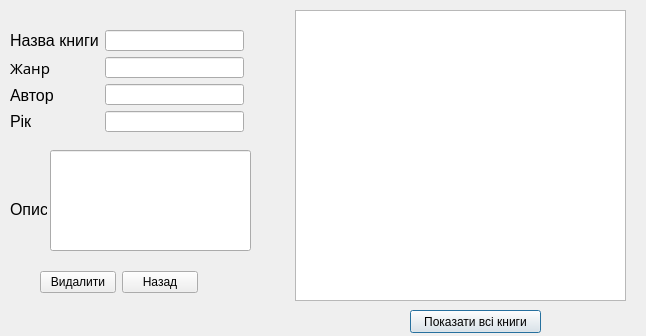
<?xml version="1.0" encoding="UTF-8"?>
<ui version="4.0">
 <class>Deletebook</class>
 <widget class="QDialog" name="Deletebook">
  <property name="geometry">
   <rect>
    <x>0</x>
    <y>0</y>
    <width>646</width>
    <height>336</height>
   </rect>
  </property>
  <property name="windowTitle">
   <string>Dialog</string>
  </property>
  <widget class="QTableView" name="tableView">
   <property name="geometry">
    <rect>
     <x>295</x>
     <y>10</y>
     <width>331</width>
     <height>291</height>
    </rect>
   </property>
  </widget>
  <widget class="QLabel" name="label_5">
   <property name="geometry">
    <rect>
     <x>10</x>
     <y>200</y>
     <width>37</width>
     <height>19</height>
    </rect>
   </property>
   <property name="font">
    <font>
     <pointsize>12</pointsize>
    </font>
   </property>
   <property name="text">
    <string>Опис</string>
   </property>
  </widget>
  <widget class="QLineEdit" name="lineEdit_5">
   <property name="geometry">
    <rect>
     <x>50</x>
     <y>150</y>
     <width>201</width>
     <height>101</height>
    </rect>
   </property>
  </widget>
  <widget class="QPushButton" name="pushButton_2">
   <property name="geometry">
    <rect>
     <x>410</x>
     <y>310</y>
     <width>131</width>
     <height>23</height>
    </rect>
   </property>
   <property name="text">
    <string>Показати всі книги</string>
   </property>
  </widget>
  <widget class="QWidget" name="">
   <property name="geometry">
    <rect>
     <x>10</x>
     <y>30</y>
     <width>234</width>
     <height>102</height>
    </rect>
   </property>
   <layout class="QHBoxLayout" name="horizontalLayout">
    <item>
     <layout class="QVBoxLayout" name="verticalLayout">
      <item>
       <widget class="QLabel" name="label_2">
        <property name="font">
         <font>
          <pointsize>12</pointsize>
         </font>
        </property>
        <property name="text">
         <string>Назва книги</string>
        </property>
       </widget>
      </item>
      <item>
       <widget class="QLabel" name="label">
        <property name="font">
         <font>
          <family>Rod</family>
          <pointsize>11</pointsize>
         </font>
        </property>
        <property name="text">
         <string>Жанр</string>
        </property>
       </widget>
      </item>
      <item>
       <widget class="QLabel" name="label_3">
        <property name="font">
         <font>
          <pointsize>12</pointsize>
         </font>
        </property>
        <property name="text">
         <string>Автор</string>
        </property>
       </widget>
      </item>
      <item>
       <widget class="QLabel" name="label_4">
        <property name="font">
         <font>
          <pointsize>12</pointsize>
         </font>
        </property>
        <property name="text">
         <string>Рік</string>
        </property>
       </widget>
      </item>
     </layout>
    </item>
    <item>
     <layout class="QVBoxLayout" name="verticalLayout_2">
      <item>
       <widget class="QLineEdit" name="lineEdit_4"/>
      </item>
      <item>
       <widget class="QLineEdit" name="lineEdit_2"/>
      </item>
      <item>
       <widget class="QLineEdit" name="lineEdit"/>
      </item>
      <item>
       <widget class="QLineEdit" name="lineEdit_3"/>
      </item>
     </layout>
    </item>
   </layout>
  </widget>
  <widget class="QWidget" name="">
   <property name="geometry">
    <rect>
     <x>40</x>
     <y>270</y>
     <width>158</width>
     <height>25</height>
    </rect>
   </property>
   <layout class="QHBoxLayout" name="horizontalLayout_2">
    <item>
     <widget class="QPushButton" name="pushButton">
      <property name="text">
       <string>Видалити</string>
      </property>
     </widget>
    </item>
    <item>
     <widget class="QPushButton" name="pushButton_3">
      <property name="text">
       <string>Назад</string>
      </property>
     </widget>
    </item>
   </layout>
  </widget>
 </widget>
 <resources/>
 <connections/>
</ui>
